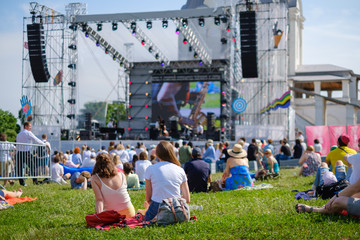
#> input picture training_images/concertpic1.jpeg, 360 x 240 px
$ jupyter execute --allow-errors CS445Final_Project.ipynb
#> lines starting #> are read from the running program, lines starting #| are printed output that depends on the picture; after the words box and inside, x2 and y2 are one past the last pixel; in counts of white or black regions, pixels touching at a corner belong together
[cell 1]
import sys
# allow import from Textons folder
sys.path.insert(1, 'Textons-master/')

# import the necessary packages
from skimage.segmentation import slic
from skimage.segmentation import mark_boundaries
from skimage.util import img_as_float
from skimage import io
import matplotlib.pyplot as plt
import argparse
import numpy as np
import cv2
from textons_utils import Textons

image = img_as_float(io.imread("training_images/concertpic1.jpeg"))
# loop over the number of segments
numSegments =  50
# apply SLIC and extract (approximately) the supplied number
# of segments
segments = slic(image, n_segments = numSegments, sigma = 5)
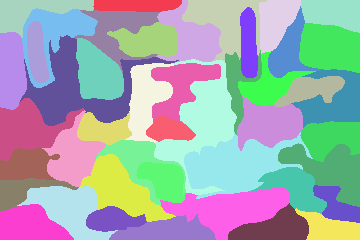
#> segments: shape (240, 360) int64; 45 distinct labels, from 1 to 45; one colour per label, 0 black

# show the output of SLIC
fig = plt.figure("Superpixels -- %d segments" % (numSegments))
fig, (ax1, ax2) = plt.subplots(1, 2, sharey=True, sharex=True, figsize=(12, 6))
ax1.imshow(mark_boundaries(image, segments))
ax2.imshow(image)

print(np.max(segments))
#| 45
print(segments)
#> (printed output is left out)
plt.axis("off")
# show the plots
plt.show()
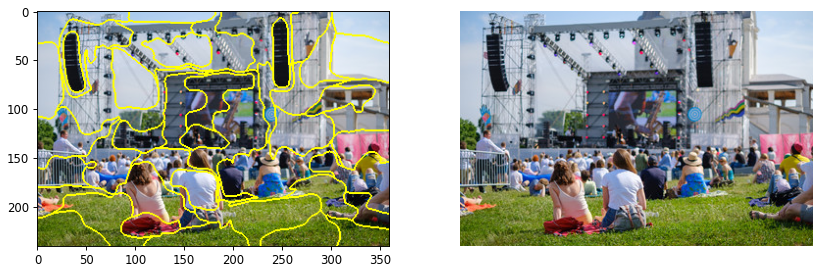
#> figure drawn by matplotlib, 2 panels

[cell 2]
def showNthSuperPixel(segments, image, n):
#> called with n = 45
  mask = (segments == n).astype(int)
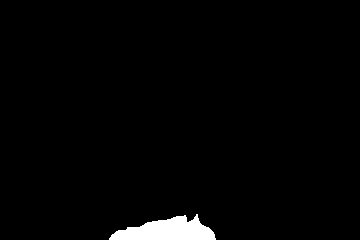
#> mask: shape (240, 360) int64; values 0 (black) and 1 (white), 2% white; 1 white region, box (x1, y1, x2, y2) and area: (109, 214, 216, 240) 1732
  H, W, _ = image.shape
#> H = 240; W = 360
  superpixel = np.zeros(image.shape)
  superpixel[:, :, 0] = mask * image[:, :, 0]
  superpixel[:, :, 1] = mask * image[:, :, 1]
  superpixel[:, :, 2] = mask * image[:, :, 2]
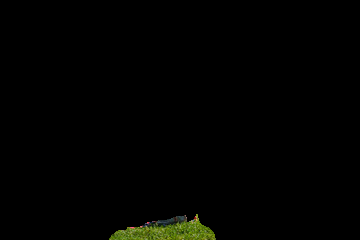
#> superpixel: shape (240, 360, 3) float64; mean R, G, B 0.00695, 0.00852, 0.00231


  fig = plt.figure("Superpixels -- %d segments" % (numSegments))
  fig, (ax1, ax2) = plt.subplots(1, 2, sharey=True, sharex=True, figsize=(12, 6))
  plt.title("Superpixel %d" % n)
  ax1.imshow(image)
  ax2.imshow(superpixel)


# [5 lines left out: function showAllSuperPixels, not called in this run]

#showAllSuperPixels(segments, image)

showNthSuperPixel(segments, image , np.max(segments))
